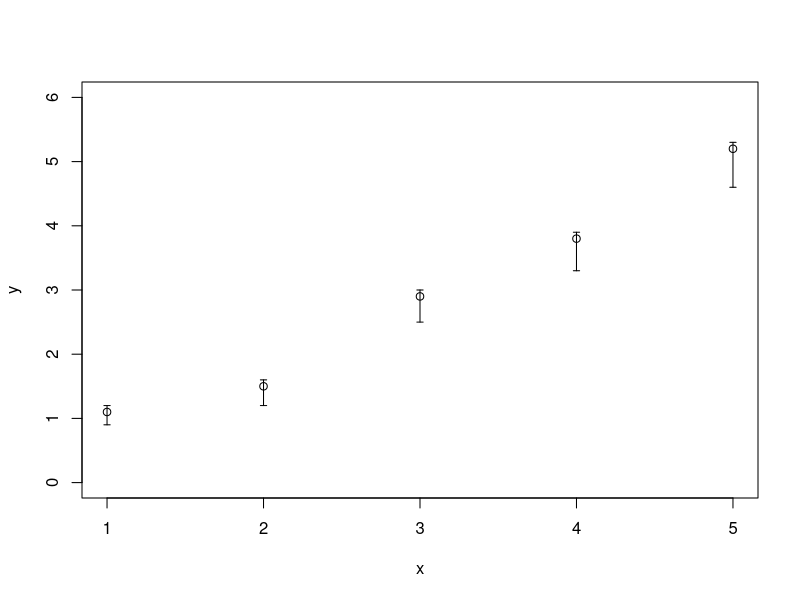

Write R code to recreate this figure.
#!/usr/bin/Rscript --vanilla
library(plotrix)
require(stats)

x=c(1:5)
y=c(1.1, 1.5, 2.9, 3.8, 5.2)
sdd=c(0.2, 0.3, 0.4, 0.5, 0.6)
sdu=c(0.1, 0.1, 0.1, 0.1, 0.1)
epsilon=0.02
#epsilon=c(0.2, 0.3, 0.4, 0.5, 0.6)
#d = data.frame(x, y, sd)

#pdf(paste("candle-graphic","-v1", ".pdf"))
pdf(paste("candle-graphic-v1", ".pdf"))
plot(x, y, ylim=c(0, 6))
segments(x, y-sdd , x, y+sdu)
segments(x-epsilon,y-sdd,x+epsilon,y-sdd)
segments(x-epsilon,y+sdu,x+epsilon,y+sdu)


quit();

epsilon = 0.02
for(i in 1:5) {
    up = y[i] + sd[i]
    low = y[i] - sd[i]
    segments(x[i],low , x[i], up)
    segments(x[i]-epsilon, up , x[i]+epsilon, up)
    segments(x[i]-epsilon, low , x[i]+epsilon, low)
}
